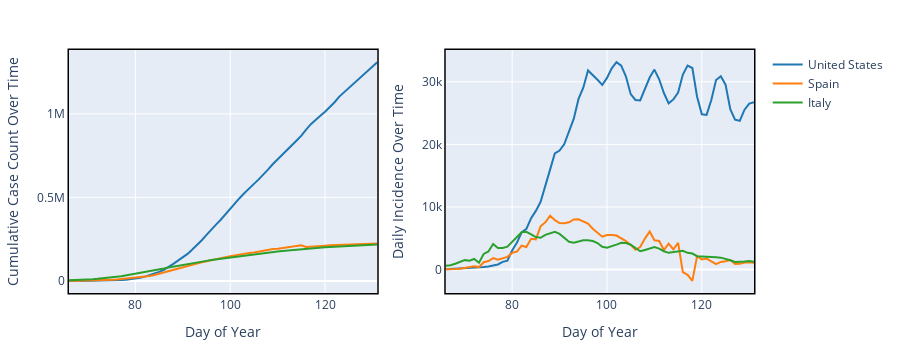

Notebook code for this chart:
### Markdown cell above
And we can do the same for countries:

### Code cell
subset = global_cumulative.columns[:3]

fig = make_subplots(rows=1, cols=2)
for i,s in enumerate(subset):
    fig.add_trace(go.Scatter(name=s,x=x_data,y=global_cumulative[s],mode='lines',line_color=colors[i],showlegend=True),row=1,col=1)
    fig.add_trace(go.Scatter(name=s,x=x_data,y=global_inc_rolling3[s],mode='lines',line_color=colors[i],showlegend=False),row=1,col=2)

fig.update_layout(height=350,margin=dict(l=20, r=20, t=50, b=20))
fig.update_xaxes(title='Day of Year',showline=True, linewidth=1.5, linecolor='black', mirror=True)
fig.update_yaxes(showline=True, linewidth=1.5, linecolor='black', mirror=True)
fig.update_yaxes(title='Cumulative Case Count Over Time',row=1,col=1)
fig.update_yaxes(title='Daily Incidence Over Time',row=1,col=2)
fig.show()
